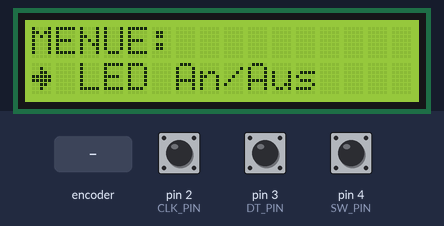
Simulated run of this sketch. Board: Arduino Uno, built with avr-gcc and run on an emulated ATmega328P. On the bench: 16×2 character LCD. The test bench sets the inputs (shaded band); at power-on: pin 4 (SW_PIN) HIGH, pin 2 (CLK_PIN) HIGH, pin 3 (DT_PIN) HIGH. What the sketch prints to the serial monitor is not drawn.

Above: at 1.3 s.
1.4 s: rotary encoder on pin 2 (CLK_PIN) / pin 3 (DT_PIN) turned 3 steps (first pin leading)
At 3.1 s:
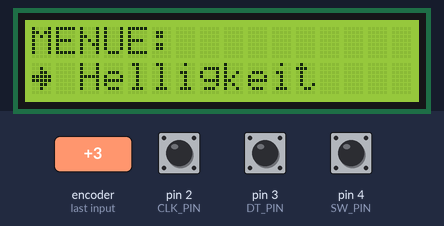
3.5 s: pin 4 (SW_PIN) pulled LOW for 0.15 s
At 4.0 s:
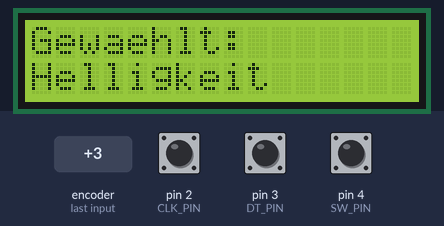
6.5 s: rotary encoder on pin 2 (CLK_PIN) / pin 3 (DT_PIN) turned 1 step (first pin leading)
At 7.8 s:
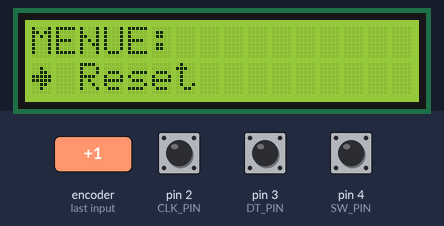
8.2 s: pin 4 (SW_PIN) pulled LOW for 1 s
At 8.6 s:
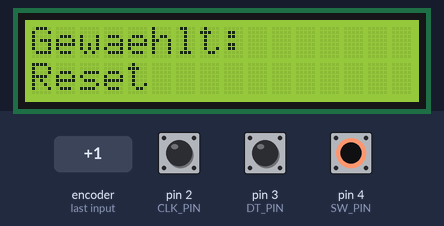
Timing chart, 0 to 11.2 s (numbered marks = the images above; inputs shaded):
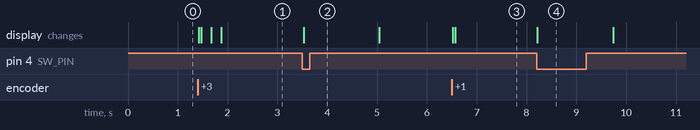

The sketch:

challenge2_menue.ino
```cpp
// I07 Challenge 2: LCD-Menue mit Encoder
// Encoder dreht = Menue durchblaettern
// Taster = aktuelle Option auswaehlen

#include <Wire.h>
#include <LiquidCrystal_I2C.h>

// Encoder-Pins
#define CLK_PIN 2   // Clock - Interrupt-faehig
#define DT_PIN 3    // Data
#define SW_PIN 4    // Switch (Taster)

// LCD mit I2C-Adresse 0x27 (16 Zeichen, 2 Zeilen)
LiquidCrystal_I2C lcd(0x27, 16, 2);

// Menue-Optionen
const char* menuItems[] = {
    "LED An/Aus",
    "Helligkeit",
    "Ton spielen",
    "Reset",
    "Info anzeigen"
};
const int menuCount = 5;

// Aktuelle Position im Menue
volatile int menuPosition = 0;
volatile bool encoderMoved = false;

// Entprellung fuer Taster
#define DEBOUNCE_TIME 50
unsigned long lastButtonTime = 0;
bool buttonPressed = false;

// Pfeil-Zeichen fuer Anzeige
byte arrowChar[] = {
    0b00000,
    0b00100,
    0b00110,
    0b11111,
    0b11111,
    0b00110,
    0b00100,
    0b00000
};

void setup() {
    Serial.begin(9600);

    // Encoder-Pins als Input mit Pull-Up
    pinMode(CLK_PIN, INPUT_PULLUP);
    pinMode(DT_PIN, INPUT_PULLUP);
    pinMode(SW_PIN, INPUT_PULLUP);

    // LCD initialisieren
    lcd.init();
    lcd.backlight();
    lcd.createChar(0, arrowChar);  // Pfeil als Custom Char

    // Interrupt auf CLK-Pin
    attachInterrupt(digitalPinToInterrupt(CLK_PIN), encoderISR, CHANGE);

    Serial.println("Challenge 2: LCD-Menue");
    Serial.println("Drehen = navigieren");
    Serial.println("Druecken = auswaehlen");
    Serial.println("----------------------");

    // Menue anzeigen
    updateDisplay();
}

// Interrupt Service Routine
void encoderISR() {
    if (digitalRead(CLK_PIN) != digitalRead(DT_PIN)) {
        // Rechtsdrehung = naechster Eintrag
        menuPosition++;
        if (menuPosition >= menuCount) menuPosition = 0;  // Wrap around
    } else {
        // Linksdrehung = vorheriger Eintrag
        menuPosition--;
        if (menuPosition < 0) menuPosition = menuCount - 1;  // Wrap around
    }
    encoderMoved = true;
}

void updateDisplay() {
    lcd.clear();

    // Zeile 1: Ueberschrift
    lcd.setCursor(0, 0);
    lcd.print("MENUE:");

    // Zeile 2: Aktueller Eintrag mit Pfeil
    lcd.setCursor(0, 1);
    lcd.write(0);  // Pfeil-Zeichen
    lcd.print(" ");
    lcd.print(menuItems[menuPosition]);

    // Serial-Ausgabe
    Serial.print("Position: ");
    Serial.print(menuPosition + 1);
    Serial.print("/");
    Serial.print(menuCount);
    Serial.print(" -> ");
    Serial.println(menuItems[menuPosition]);
}

void selectMenuItem() {
    lcd.clear();
    lcd.setCursor(0, 0);
    lcd.print("Gewaehlt:");
    lcd.setCursor(0, 1);
    lcd.print(menuItems[menuPosition]);

    Serial.print("*** AUSGEWAEHLT: ");
    Serial.print(menuItems[menuPosition]);
    Serial.println(" ***");

    // Hier koenntest du die jeweilige Aktion ausfuehren
    // z.B. switch(menuPosition) { case 0: ... }

    delay(1500);  // Kurz anzeigen
    updateDisplay();
}

void checkButton() {
    unsigned long currentTime = millis();

    if (digitalRead(SW_PIN) == LOW) {
        if (!buttonPressed) {
            if (currentTime - lastButtonTime > DEBOUNCE_TIME) {
                buttonPressed = true;
                lastButtonTime = currentTime;

                // Menue-Eintrag auswaehlen
                selectMenuItem();
            }
        }
    } else {
        buttonPressed = false;
    }
}

void loop() {
    // Display aktualisieren wenn Encoder gedreht wurde
    if (encoderMoved) {
        encoderMoved = false;
        updateDisplay();
    }

    // Taster pruefen
    checkButton();

    delay(1);
}
```

Measured:
- after the input at 1.4 s, the display: changes at once (image 1)
- after the input at 3.5 s, the display: changes at once (image 2)
- after the input at 6.5 s, the display: first changes at once (image 3 shows a later state)
- after the input at 8.2 s, the display: changes at once (image 4)
